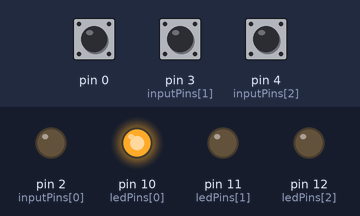
The sketch below on a simulated Arduino Uno, built with avr-gcc and run on an emulated ATmega328P. Parts: output pins drawn as LEDs (lit = HIGH). The inputs (shaded band) are chosen by the test bench; at power-on: pin 0 HIGH, pin 3 (inputPins[1]) HIGH, pin 4 (inputPins[2]) HIGH.

Above: at 1.2 s.
1.3 s: pin 0 pulled LOW for 0.15 s
At 1.37 s:
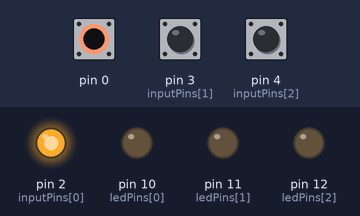
2.9 s: pin 3 (inputPins[1]) pulled LOW for 0.15 s
At 2.97 s:
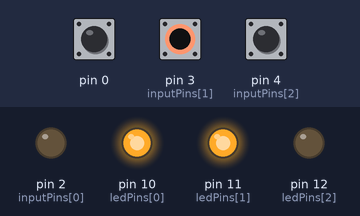
4.5 s: pin 4 (inputPins[2]) pulled LOW for 0.15 s
At 4.57 s:
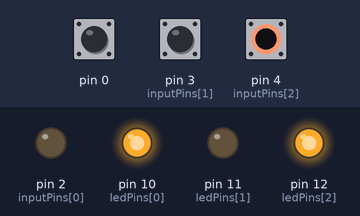
6.1 s: pin 0 pulled LOW for 1 s
At 7.4 s:
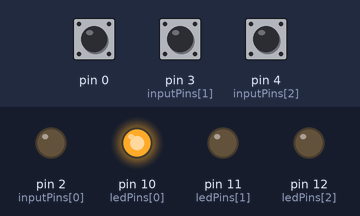
8.6 s: pin 0 pulled LOW for 3.2 s
At 9.7 s:
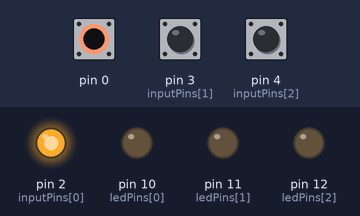
13.3 s: pin 3 (inputPins[1]) pulled LOW for 3.2 s
At 14.5 s:
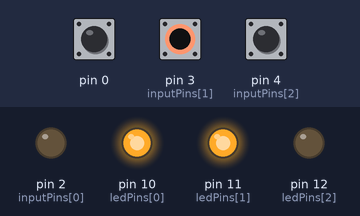
Timing chart, 0 to 18.0 s (numbered marks = the images above; inputs shaded):
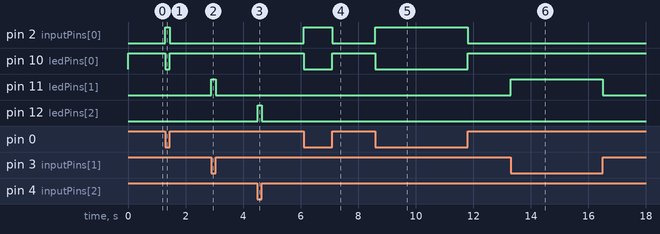

The sketch:

Array_pushbutton_led.ino
```cpp
int inputPins[] = { 2,3,4 } ;         // create  an array for inputPins as switches
int ledPins[] = { 10, 11, 12 } ;       // create an array for ledPins
void setup() {
  for ( int index=0; index<4; index++)
  {
    pinMode(inputPins[index], INPUT);   //declare switch as input
    pinMode(ledPins[index], OUTPUT);     //declare led as output
    digitalWrite(inputPins[index], HIGH);   //enable pull-up resistor
  }


}

void loop() {
  for( int index=0; index<4; index++)
  {
   int val = digitalRead(inputPins[index]);   // read input value
   if(val == LOW )                           // check if button is pressed
   {
     digitalWrite(ledPins[index],HIGH);        // led is on
   }
   else
   {
     digitalWrite(ledPins[index],LOW);
   }
  }


}
```

Measured:
- after the input at 1.3 s, pin 2 (inputPins[0]): LOW → HIGH at once, → LOW 0.15 s later; pin 10 (ledPins[0]): HIGH → LOW at once, → HIGH 0.15 s later
- after the input at 2.9 s, pin 11 (ledPins[1]): LOW → HIGH at once, → LOW 0.15 s later
- after the input at 4.5 s, pin 12 (ledPins[2]): LOW → HIGH at once, → LOW 0.15 s later
- after the input at 6.1 s, pin 2 (inputPins[0]): LOW → HIGH at once, → LOW 1.0 s later; pin 10 (ledPins[0]): HIGH → LOW at once, → HIGH 1.0 s later
- after the input at 8.6 s, pin 2 (inputPins[0]): LOW → HIGH at once, → LOW 3.2 s later; pin 10 (ledPins[0]): HIGH → LOW at once, → HIGH 3.2 s later
- after the input at 13.3 s, pin 11 (ledPins[1]): LOW → HIGH at once, → LOW 3.2 s later
